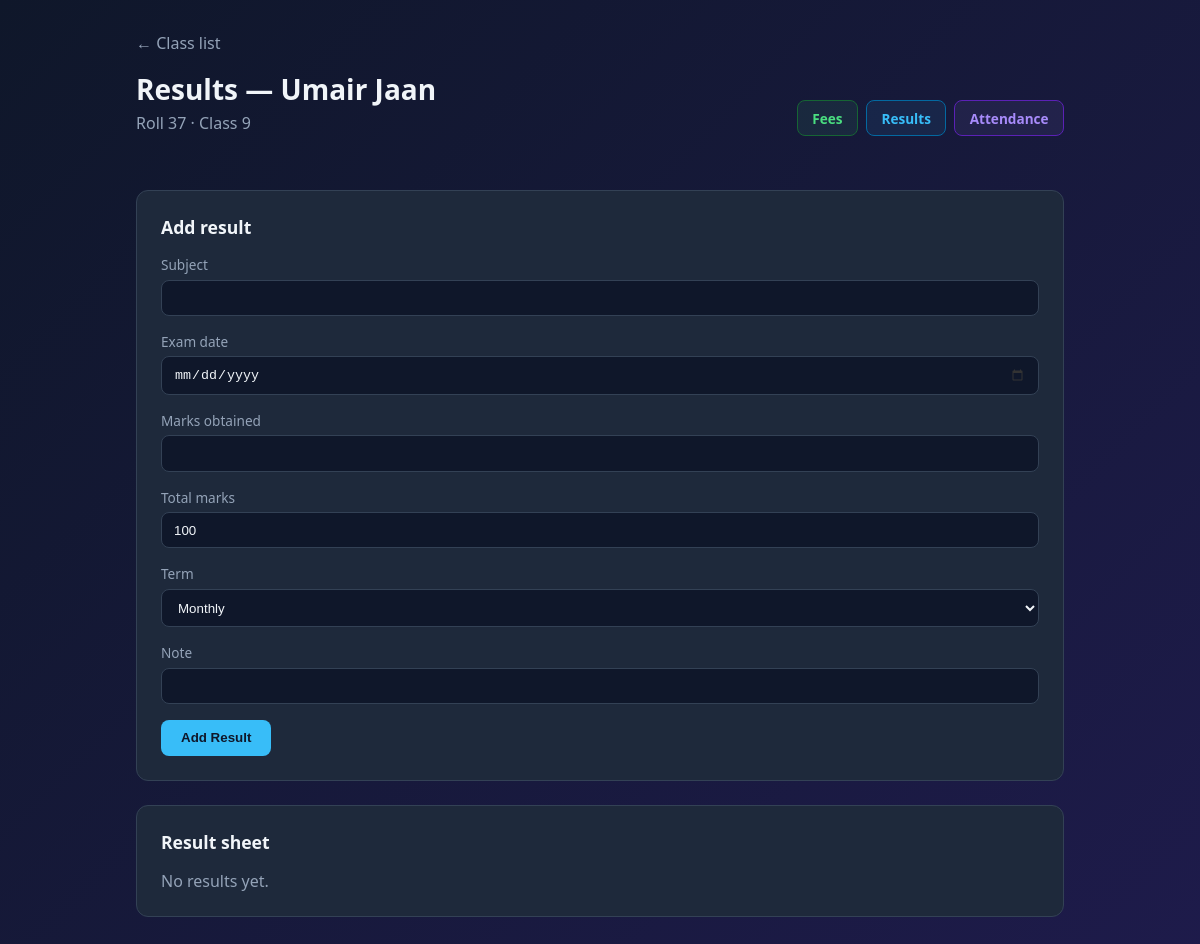
/principal/student/13/results/ (signed in), run on the app's committed database.
### academy/models.py (models this page shows, shortened)
class Student(models.Model):
    CLASS_CHOICES = [
        (9, 'Class 9'),
        (10, 'Class 10'),
        (11, 'Class 11'),
        (12, 'Class 12'),
    ]
    GENDER_CHOICES = [
        ('boys', 'Boys'),
        ('girls', 'Girls'),
    ]
    academy = models.ForeignKey(
        Academy,
        on_delete=models.CASCADE,
        related_name='students',
    )
    roll_no = models.CharField(max_length=20)
    name = models.CharField(max_length=100)
    father_name = models.CharField(max_length=100, blank=True)
    class_level = models.IntegerField(choices=CLASS_CHOICES)
    gender = models.CharField(max_length=10, choices=GENDER_CHOICES)
    GROUP_CHOICES_9_10 = [
        ('Science - Biology', 'Science Group — Biology'),
        ('Science - Computer', 'Science Group — Computer'),
        ('General', 'General Group'),
    ]
    GROUP_CHOICES_11_12 = [
        ('ICS', 'ICS'),
        ('Medical', 'Medical'),
        ('Non-Medical', 'Non-Medical'),
    ]
    GROUP_CHOICES = GROUP_CHOICES_9_10 + GROUP_CHOICES_11_12
    section = models.CharField(max_length=20, choices=GROUP_CHOICES, blank=True)
    phone = models.CharField(max_length=20, blank=True)
    remarks = models.TextField(blank=True)
    class Meta:
        unique_together = ['academy', 'roll_no']
        ordering = ['class_level', 'gender', 'roll_no']

### academy/views.py (the view)
@login_required
def student_results(request, student_id):
    return _handle_record_view(
        request, student_id, ResultRecordForm, 'result_records',
        'academy/student_results.html', redirect_name='student_results',
    )

### academy/forms.py
class ResultRecordForm(forms.ModelForm):
    exam_date = forms.DateField(
        label='Exam date',
        widget=forms.DateInput(
            attrs={'type': 'date'},
            format='%Y-%m-%d',
        ),
        input_formats=['%Y-%m-%d'],
    )
    class Meta:
        model = ResultRecord
        fields = ['subject', 'exam_date', 'marks_obtained', 'total_marks', 'term', 'note']

### academy/views.py (called while the page is built)
def _get_principal_academy(user):
    try:
        return user.principal_profile.academy
    except (PrincipalProfile.DoesNotExist, AttributeError):
        return None

def _get_student_for_principal(user, student_id):
    academy = _get_principal_academy(user)
    if not academy:
        return None, None
    student = get_object_or_404(Student, pk=student_id, academy=academy)
    return academy, student

### academy/templates/academy/student_results.html (shortened to what this page needs)
{% extends 'academy/base.html' %}
{% block content %}
{% if readonly %}
<a href="{% url 'student_lookup' %}" class="back">&larr; Student portal</a>
{% else %}
<a href="{% url 'class_students' grade=grade gender=gender %}" class="back">&larr; Class list</a>
{% endif %}
<div class="student-header">
    <div>
        <h1>Results — {{ student.name }}</h1>
        <p class="subtitle">Roll {{ student.roll_no }} · {{ student.get_class_level_display }}</p>
    </div>
    {% include 'academy/_student_record_nav.html' %}
</div>
{% if not readonly %}
<div class="card">
    <h2 style="margin-bottom: 1rem; font-size: 1.1rem;">Add result</h2>
    <form method="post">
        {% for field in form %}
        <label for="{{ field.id_for_label }}">{{ field.label }}</label>
        {{ field }}
        {% endfor %}
        <button type="submit">Add Result</button>
    </form>
</div>
{% endif %}
<div class="card">
    <h2 style="margin-bottom: 1rem; font-size: 1.1rem;">Result sheet</h2>
    {% if records %}
    <table>
        <thead>
            <tr>
                <th></th>
                <th>Subject</th>
                <th>Exam date</th>
                <th>Marks</th>
                <th>Total</th>
                <th>%</th>
                <th>Term</th>
                <th>Note</th>
            </tr>
        </thead>
        <tbody>
            {% for r in records %}
            <tr>
                <td style="width: 1px; white-space: nowrap;">
                    <form method="post" action="{% url 'student_result_delete' student.pk r.pk %}" class="delete-form" onsubmit="return confirm('Remove this result record?');">
                        {% csrf_token %}
                        <button type="submit" class="mini-panel delete">Remove</button>
                    </form>
                </td>
                <td>{{ r.subject }}</td>
                <td>{{ r.exam_date|date:"d M Y"|default:"—" }}</td>
                <td>{{ r.marks_obtained }}</td>
                <td>{{ r.total_marks }}</td>
                <td>{{ r.percentage }}%</td>
                <td>{{ r.get_term_display }}</td>
                <td>{{ r.note|default:"—" }}</td>
            </tr>
            {% endfor %}
        </tbody>
    </table>
    {% else %}
    <p style="color: var(--muted);">No results yet.</p>
    {% endif %}
</div>
{% endblock %}

### academy/templates/academy/base.html (style rules this page uses)
:root { --bg: #0f172a; --card: #1e293b; --accent: #38bdf8; --accent2: #a78bfa; --text: #f1f5f9; --muted: #94a3b8; --border: #334155; --success: #4ade80; --danger: #f87171; }
* { box-sizing: border-box; margin: 0; padding: 0; }
body { font-family: 'Segoe UI', system-ui, sans-serif; background: linear-gradient(135deg, #0f172a 0%, #1e1b4b 100%); color: var(--text); min-height: 100vh; }
h1 { font-size: 1.75rem; margin-bottom: 0.25rem; }
.subtitle { color: var(--muted); margin-bottom: 2rem; }
.card { background: var(--card); border: 1px solid var(--border); border-radius: 12px; padding: 1.5rem; margin-bottom: 1.5rem; }
label { display: block; margin-bottom: 0.35rem; color: var(--muted); font-size: 0.85rem; }
input, textarea, select { width: 100%; padding: 0.6rem 0.75rem; margin-bottom: 1rem; border: 1px solid var(--border); border-radius: 8px; background: #0f172a; color: var(--text); }
input[type="date"] { color-scheme: dark; cursor: pointer; }
button, .btn { display: inline-block; padding: 0.65rem 1.25rem; background: var(--accent); color: #0f172a; border: none; border-radius: 8px; font-weight: 600; cursor: pointer; text-decoration: none; }
.back { color: var(--muted); text-decoration: none; display: inline-block; margin-bottom: 1rem; }
.student-header { display: flex; align-items: center; justify-content: space-between; flex-wrap: wrap; gap: 1rem; margin-bottom: 1.5rem; }

### data on the page
Student: name "Umair Jaan", roll_no "37", class_level "Class 9"

### other printed values
{{ field.label }} "Subject" "Exam date" "Marks obtained" "Total marks" "Term" "Note"
